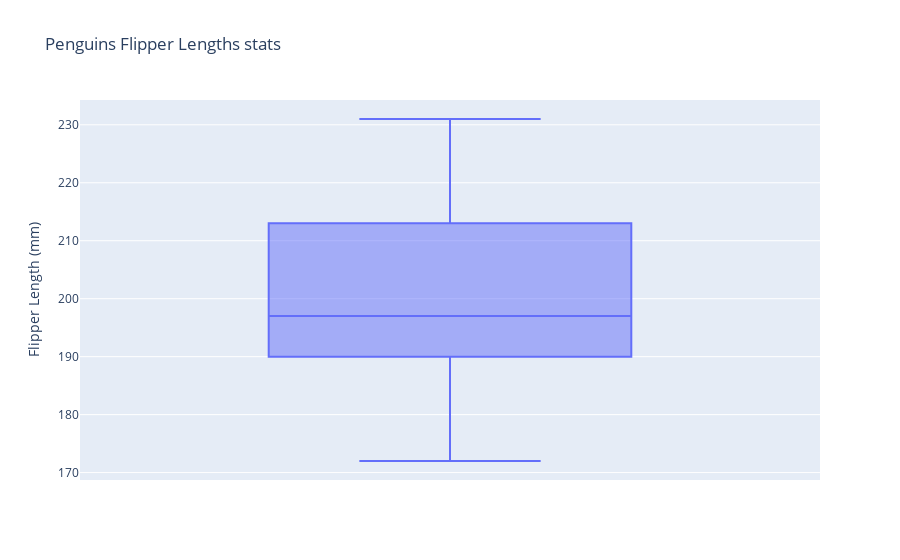

Here is the notebook cell this chart was saved with:
### Markdown cell above
#### Box plot
In this chart present hover with statistics information about data: median, inter quantile range, outliers and so on

### Code cell
fig = px.box(data_frame=penguins,
             y = 'Flipper Length (mm)',
             title='Penguins Flipper Lengths stats')
fig.show()

### Figure 1 — Plotly figure (JSON) as saved in the notebook; plotly's stock layout.template omitted (floating-point values rounded to 4 significant figures; data arrays with more than 128 entries replaced by an {"elided": "..."} marker saying what was removed)
{"data": [{"alignmentgroup": "True", "hovertemplate": "Flipper Length (mm)=%{y}<extra></extra>", "legendgroup": "", "marker": {"color": "#636efa"}, "name": "", "notched": false, "offsetgroup": "", "orientation": "v", "showlegend": false, "type": "box", "x0": " ", "xaxis": "x", "y": {"elided": "344 int values"}, "y0": " ", "yaxis": "y"}], "layout": {"boxmode": "group", "legend": {"tracegroupgap": 0}, "title": {"text": "Penguins Flipper Lengths stats"}, "xaxis": {"anchor": "y", "domain": [0, 1]}, "yaxis": {"anchor": "x", "domain": [0, 1], "title": {"text": "Flipper Length (mm)"}}}}
